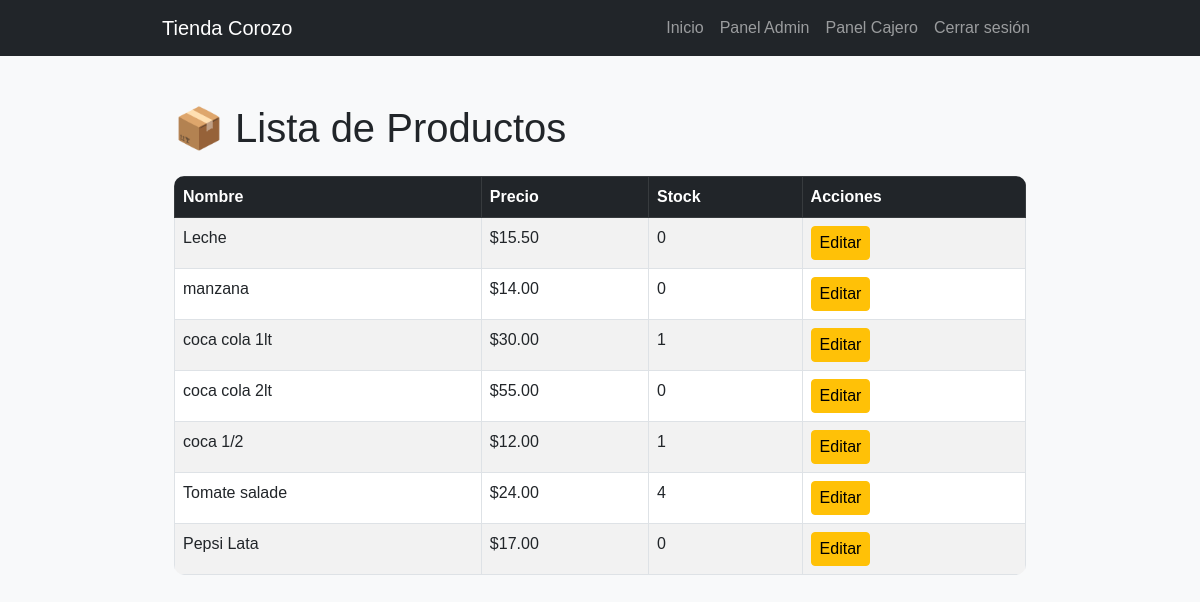
Before: /productos/ (signed in) with the older database file.
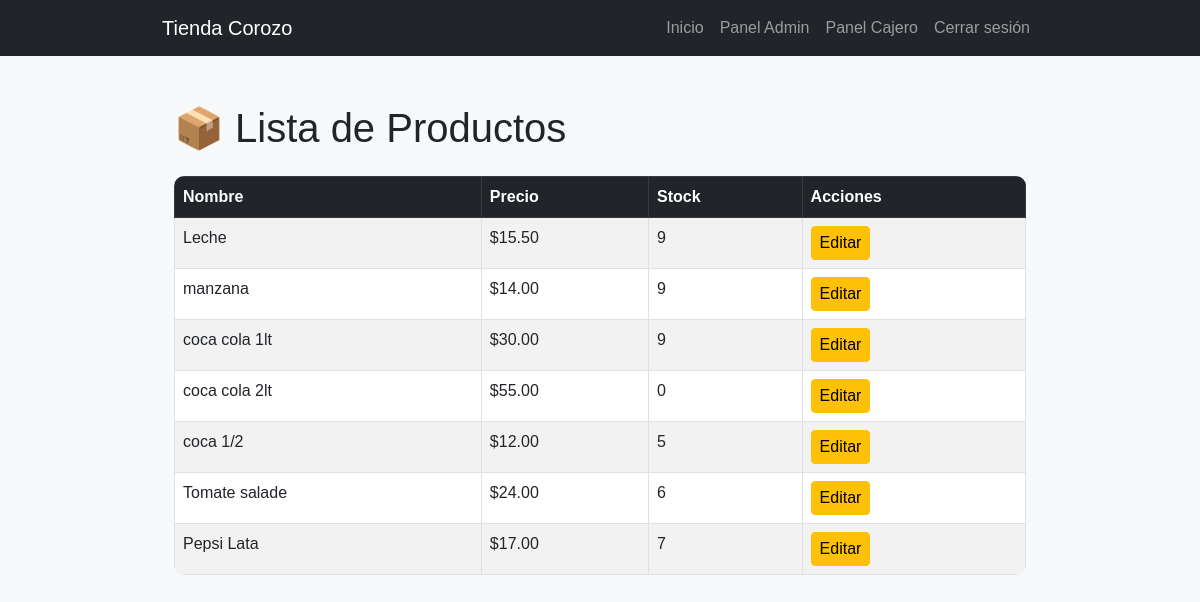
After: the same page with the newer database file.
### tasks/models.py (models this page shows, shortened)
class Producto(models.Model):
    nombre = models.CharField(max_length=100)
    descripcion = models.TextField(default='Sin descripción')
    precio = models.DecimalField(max_digits=10, decimal_places=2)
    stock = models.IntegerField(default=0)
    codigo_barras = models.CharField(
        max_length=13,
        unique=True,
        validators=[codigo_barras_validator]
    )
    alerta_stock_enviada = models.BooleanField(default=False)
    proveedor = models.ForeignKey('Proveedor', on_delete=models.CASCADE, null=True, blank=True)
    imagen = models.ImageField(upload_to='productos/', blank=True, null=True)

### tasks/decorators.py (the view)
        @login_required
        def _wrapped_view(request, *args, **kwargs):
            try:
                usuario = Usuario.objects.get(user=request.user)
                if usuario.rol.nombre_rol in lista_roles or request.user.is_superuser:
                    return view_func(request, *args, **kwargs)
            except Usuario.DoesNotExist:
                pass
            return redirect('no_autorizado')

### tasks/context_processors.py (called while the page is built)
def rol_usuario(request):
    if request.user.is_authenticated:
        try:
            return {'user_rol': request.user.usuario.rol.nombre_rol}
        except:
            return {'user_rol': None}
    return {'user_rol': None}

### tasks/views.py (called while the page is built)
@roles_permitidos(['Administrador', 'Cajero', 'Ventas', 'Gerente'])
def lista_productos(request):
    productos = Producto.objects.all()
    return render(request, 'lista_productos.html', {'productos': productos})

### tasks/templates/lista_productos.html
{% extends 'base.html' %}
{% block content %}
<div class="container mt-5">
  <h1 class="mb-4">📦 Lista de Productos</h1>
  <table class="table table-bordered table-striped">
    <thead class="table-dark">
      <tr>
        <th>Nombre</th>
        <th>Precio</th>
        <th>Stock</th>
        <th>Acciones</th>
      </tr>
    </thead>
    <tbody>
      {% for p in productos %}
      <tr>
        <td>{{ p.nombre }}</td>
        <td>${{ p.precio }}</td>
        <td>{{ p.stock }}</td>
        <td>
          <a href="{% url 'editar_producto' p.id %}" class="btn btn-sm btn-warning">Editar</a>
        </td>
      </tr>
      {% empty %}
      <tr>
        <td colspan="4" class="text-center">No hay productos registrados.</td>
      </tr>
      {% endfor %}
    </tbody>
  </table>
</div>
{% endblock %}

Changed rows visible on the page:
changed Producto "Leche": stock "0" → "9"
changed Producto "manzana": stock "0" → "9"
changed Producto "coca cola 1lt": stock "1" → "9"
changed Producto "coca 1/2": stock "1" → "5"
changed Producto "Tomate salade": stock "4" → "6"
changed Producto "Pepsi Lata": stock "0" → "7"
